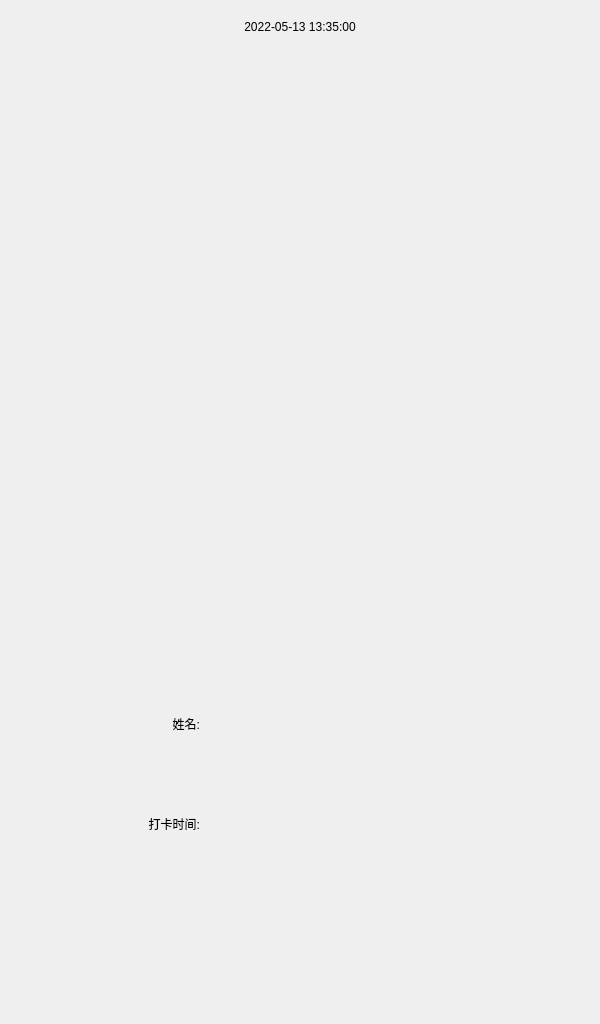
<?xml version="1.0" encoding="UTF-8"?>
<ui version="4.0">
 <class>MyWidget</class>
 <widget class="QWidget" name="MyWidget">
  <property name="geometry">
   <rect>
    <x>0</x>
    <y>0</y>
    <width>600</width>
    <height>1024</height>
   </rect>
  </property>
  <property name="windowTitle">
   <string>MyWidget</string>
  </property>
  <widget class="QLabel" name="label">
   <property name="geometry">
    <rect>
     <x>0</x>
     <y>0</y>
     <width>600</width>
     <height>1024</height>
    </rect>
   </property>
   <property name="text">
    <string/>
   </property>
  </widget>
  <widget class="QWidget" name="widget" native="true">
   <property name="geometry">
    <rect>
     <x>0</x>
     <y>0</y>
     <width>600</width>
     <height>1024</height>
    </rect>
   </property>
   <property name="minimumSize">
    <size>
     <width>600</width>
     <height>1024</height>
    </size>
   </property>
   <property name="maximumSize">
    <size>
     <width>600</width>
     <height>1024</height>
    </size>
   </property>
   <layout class="QVBoxLayout" name="verticalLayout">
    <property name="leftMargin">
     <number>0</number>
    </property>
    <property name="topMargin">
     <number>20</number>
    </property>
    <property name="rightMargin">
     <number>0</number>
    </property>
    <property name="bottomMargin">
     <number>0</number>
    </property>
    <item>
     <widget class="QLabel" name="lb_cur_time">
      <property name="styleSheet">
       <string notr="true">font: 500 24pt &quot;Futura&quot;;</string>
      </property>
      <property name="text">
       <string>2022-05-13 13:35:00</string>
      </property>
      <property name="alignment">
       <set>Qt::AlignCenter</set>
      </property>
     </widget>
    </item>
    <item>
     <spacer name="verticalSpacer">
      <property name="orientation">
       <enum>Qt::Vertical</enum>
      </property>
      <property name="sizeHint" stdset="0">
       <size>
        <width>20</width>
        <height>580</height>
       </size>
      </property>
     </spacer>
    </item>
    <item>
     <widget class="QWidget" name="widget_info" native="true">
      <property name="sizePolicy">
       <sizepolicy hsizetype="Preferred" vsizetype="Expanding">
        <horstretch>0</horstretch>
        <verstretch>0</verstretch>
       </sizepolicy>
      </property>
      <property name="minimumSize">
       <size>
        <width>0</width>
        <height>100</height>
       </size>
      </property>
      <property name="maximumSize">
       <size>
        <width>16777215</width>
        <height>200</height>
       </size>
      </property>
      <property name="styleSheet">
       <string notr="true"/>
      </property>
      <layout class="QGridLayout" name="gridLayout">
       <property name="leftMargin">
        <number>20</number>
       </property>
       <property name="topMargin">
        <number>0</number>
       </property>
       <property name="rightMargin">
        <number>20</number>
       </property>
       <property name="bottomMargin">
        <number>0</number>
       </property>
       <property name="spacing">
        <number>0</number>
       </property>
       <item row="0" column="0">
        <widget class="QLabel" name="label_3">
         <property name="styleSheet">
          <string notr="true">font: 500 24pt &quot;Futura&quot;;</string>
         </property>
         <property name="text">
          <string>姓名:</string>
         </property>
         <property name="alignment">
          <set>Qt::AlignRight|Qt::AlignTrailing|Qt::AlignVCenter</set>
         </property>
        </widget>
       </item>
       <item row="0" column="1">
        <widget class="QLabel" name="lb_name">
         <property name="styleSheet">
          <string notr="true">font: 500 24pt &quot;Futura&quot;;</string>
         </property>
         <property name="text">
          <string/>
         </property>
        </widget>
       </item>
       <item row="0" column="2" rowspan="2">
        <widget class="QLabel" name="lb_pic">
         <property name="minimumSize">
          <size>
           <width>200</width>
           <height>200</height>
          </size>
         </property>
         <property name="maximumSize">
          <size>
           <width>200</width>
           <height>200</height>
          </size>
         </property>
         <property name="styleSheet">
          <string notr="true"/>
         </property>
         <property name="text">
          <string/>
         </property>
         <property name="pixmap">
          <pixmap resource="qrc.qrc">:/img/signin_success.png</pixmap>
         </property>
         <property name="scaledContents">
          <bool>true</bool>
         </property>
        </widget>
       </item>
       <item row="1" column="0">
        <widget class="QLabel" name="label_4">
         <property name="styleSheet">
          <string notr="true">font: 500 24pt &quot;Futura&quot;;</string>
         </property>
         <property name="text">
          <string>打卡时间:</string>
         </property>
         <property name="alignment">
          <set>Qt::AlignRight|Qt::AlignTrailing|Qt::AlignVCenter</set>
         </property>
        </widget>
       </item>
       <item row="1" column="1">
        <widget class="QLabel" name="lb_attend_time">
         <property name="styleSheet">
          <string notr="true">font: 500 24pt &quot;Futura&quot;;</string>
         </property>
         <property name="text">
          <string/>
         </property>
        </widget>
       </item>
      </layout>
     </widget>
    </item>
    <item>
     <spacer name="verticalSpacer_2">
      <property name="orientation">
       <enum>Qt::Vertical</enum>
      </property>
      <property name="sizeType">
       <enum>QSizePolicy::Preferred</enum>
      </property>
      <property name="sizeHint" stdset="0">
       <size>
        <width>20</width>
        <height>150</height>
       </size>
      </property>
     </spacer>
    </item>
   </layout>
  </widget>
 </widget>
 <resources>
  <include location="qrc.qrc"/>
 </resources>
 <connections/>
</ui>
